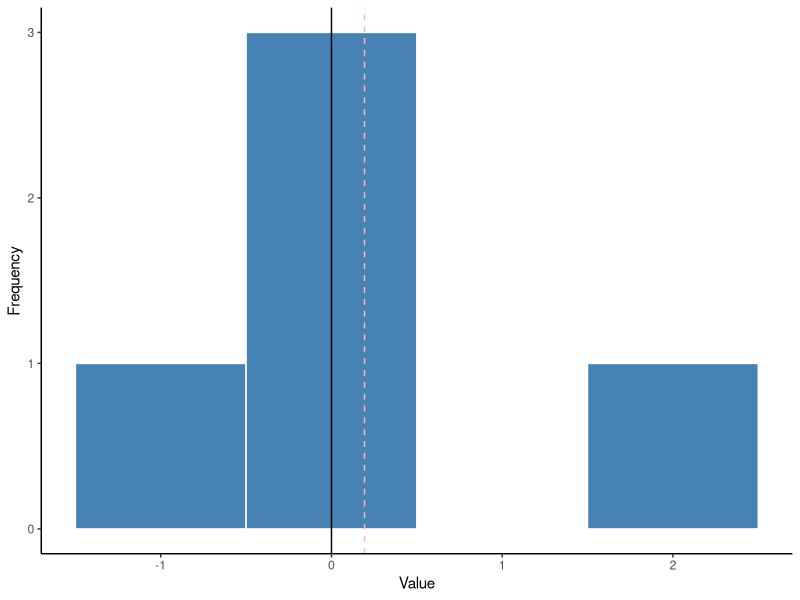
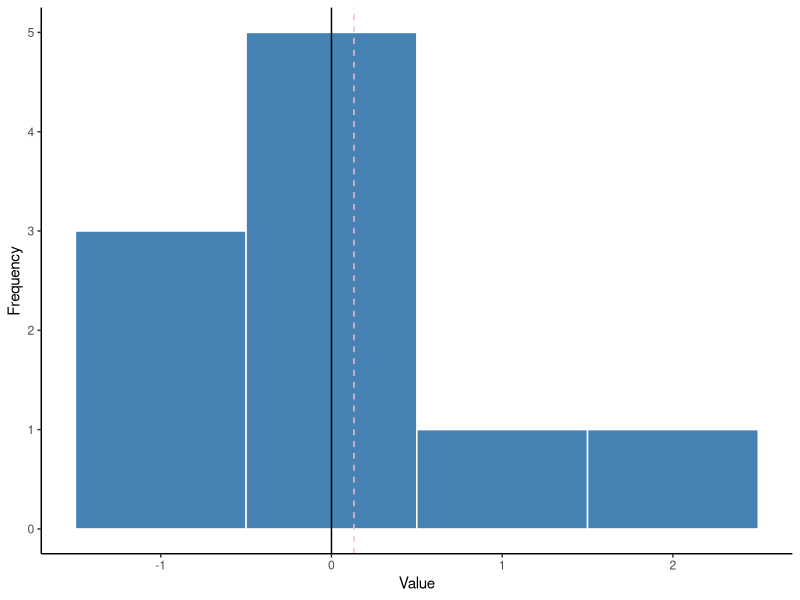
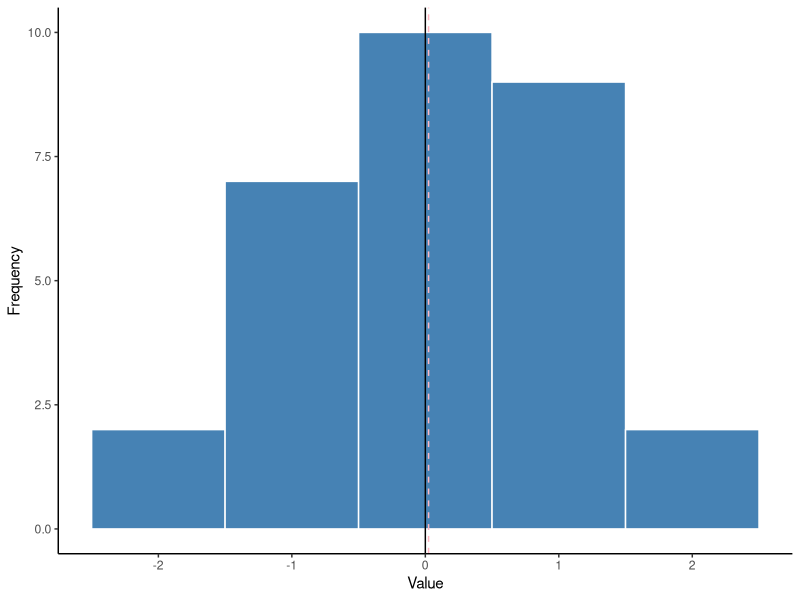
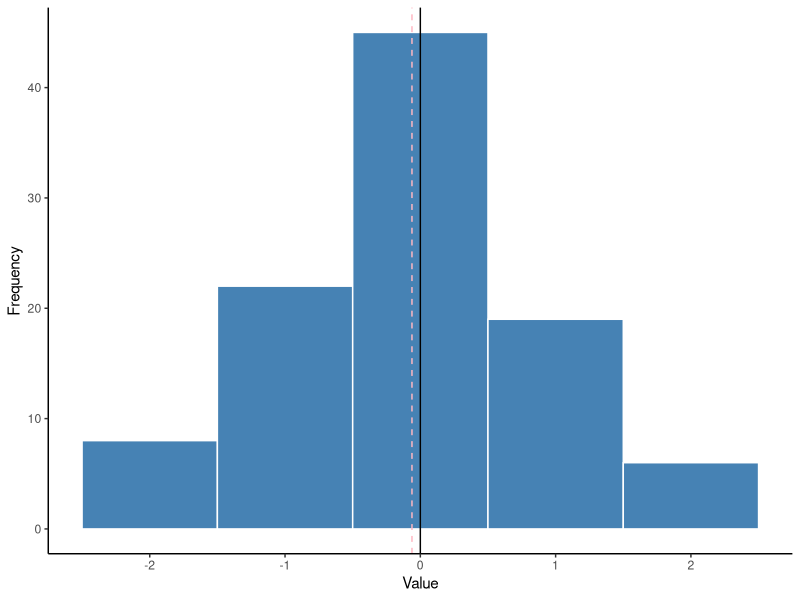
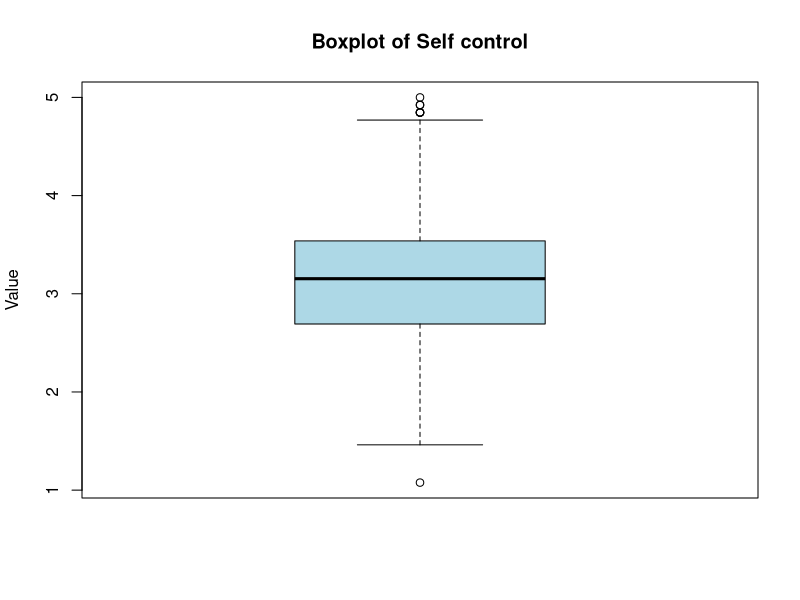
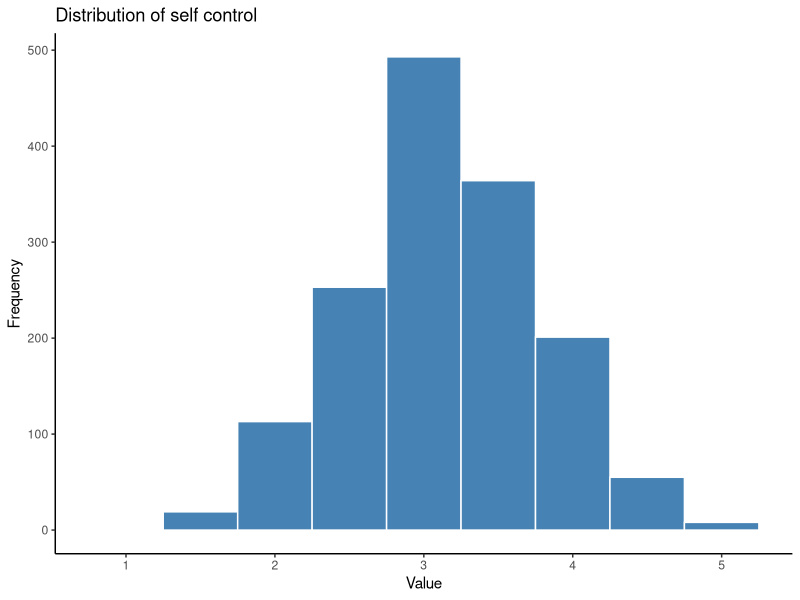
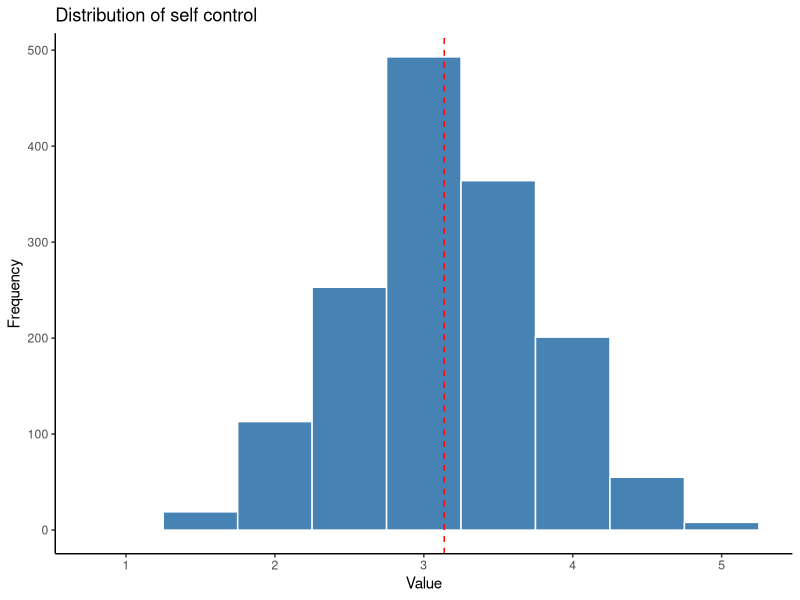
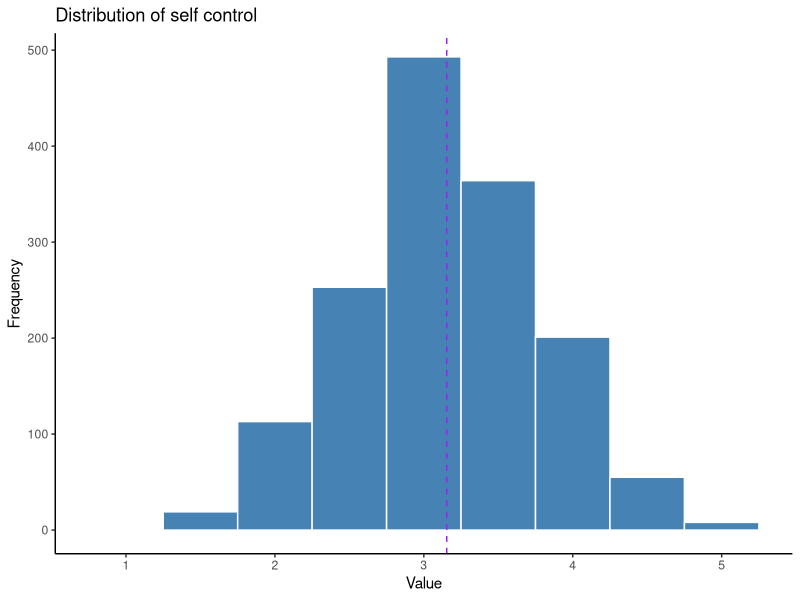

Source code (R) for these figures, in order:
## ---- chunk 1
library(tidyverse)
library(ggplot2)
penguin_rawdata <- read.csv("Lecture4_files/penguin_rawdata.csv")%>%
                  filter(selfcontrol>0)
## ---- chunk 2
set.seed(123)
mu = 0
sd = 1
n = 5

rv = data.frame(rv = rnorm(n,mu,sd))

ggplot(rv,
       aes(x=rv)) +
  geom_histogram(bins = 5,
                 binwidth = 1, 
                 fill="steelblue", 
                 color="white") +
  labs(x="Value", 
       y="Frequency", ) +
  theme_classic()+
  geom_vline(xintercept = mean(rv$rv), color="lightpink", linetype="dashed")+
  geom_vline(xintercept = mu, color="black")   
## ---- chunk 3
mu = 0
sd = 1
n = 10

rv = data.frame(rv = rnorm(n,mu,sd))

ggplot(rv,
       aes(x=rv)) +
  geom_histogram(bins = 5,
                 binwidth = 1, 
                 fill="steelblue", 
                 color="white") +
  labs(x="Value", 
       y="Frequency", ) +
  theme_classic()+
  geom_vline(xintercept = mean(rv$rv), color="lightpink", linetype="dashed")+
  geom_vline(xintercept = mu, color="black")   
## ---- chunk 4
mu = 0
sd = 1
n = 30

rv = data.frame(rv = rnorm(n,mu,sd))
ggplot(rv,
       aes(x=rv)) +
  geom_histogram(bins = 5,
                 binwidth = 1, 
                 fill="steelblue", 
                 color="white") +
  labs(x="Value", 
       y="Frequency", ) +
  theme_classic()+
  geom_vline(xintercept = mean(rv$rv), color="lightpink", linetype="dashed")+
  geom_vline(xintercept = mu, color="black")   
## ---- chunk 5
mu = 0
sd = 1
n = 100

rv = data.frame(rv = rnorm(n,mu,sd))

ggplot(rv,
       aes(x=rv)) +
  geom_histogram(bins = 5,
                 binwidth = 1, 
                 fill="steelblue", 
                 color="white") +
  labs(x="Value", 
       y="Frequency", ) +
  theme_classic()+
  geom_vline(xintercept = mean(rv$rv), color="lightpink", linetype="dashed")+
  geom_vline(xintercept = mu, color="black")   
## ---- chunk 6
boxplot(penguin_rawdata$selfcontrol, main = "Boxplot of Self control", ylab = "Value", col = "lightblue")
## ---- chunk 7
ggplot(penguin_rawdata, 
       aes(x=selfcontrol)) +
  geom_histogram(bins = 5,
                 binwidth = 0.5, 
                 fill="steelblue", 
                 color="white") +
  labs(x="Value", 
       y="Frequency", 
       title="Distribution of self control") +
  theme_classic()

## ---- chunk 8
ggplot(penguin_rawdata, 
       aes(x=selfcontrol)) +
  geom_histogram(binwidth = 0.5, 
                 fill="steelblue", 
                 color="white") +
  labs(x="Value", 
       y="Frequency", 
       title="Distribution of self control") +
  theme_classic()+
  geom_vline(xintercept = mean(penguin_rawdata$selfcontrol), color="red", linetype="dashed")
## ---- chunk 9
ggplot(penguin_rawdata, 
       aes(x=selfcontrol)) +
  geom_histogram(binwidth = 0.5, 
                 fill="steelblue", 
                 color="white") +
  labs(x="Value", 
       y="Frequency", 
       title="Distribution of self control") +
  theme_classic()+
  geom_vline(xintercept = median(penguin_rawdata$selfcontrol), color='purple', linetype="dashed")
## ---- chunk 10
getmode <- function(v) {
   uniqv <- unique(v)
   uniqv[which.max(tabulate(match(v, uniqv)))]
}

ggplot(penguin_rawdata, 
       aes(x=selfcontrol)) +
  geom_histogram(bins = 5,
                 binwidth = 0.5, 
                 fill="steelblue", 
                 color="white") +
  labs(x="Value", 
       y="Frequency", 
       title="Distribution of self control") +
  theme_classic()+
  geom_vline(xintercept = getmode(penguin_rawdata$selfcontrol), color="lightpink", linetype="dashed")
## ---- chunk 11
ggplot(penguin_rawdata, 
       aes(x=selfcontrol)) +
  geom_histogram(bins = 5,
                 binwidth = 0.5, 
                 fill="steelblue", 
                 color="white") +
  labs(x="Value", 
       y="Frequency", 
       title="Distribution of self control") +
  theme_classic()+
  geom_vline(xintercept = getmode(penguin_rawdata$selfcontrol), color="lightpink", linetype="dashed")+
  geom_vline(xintercept = mean(penguin_rawdata$selfcontrol), color="red", linetype="dashed")+
  geom_vline(xintercept = median(penguin_rawdata$selfcontrol), color='purple', linetype="dashed")
## ---- chunk 12
boxplot(penguin_rawdata$selfcontrol, main = "Boxplot of Self control", ylab = "Value", col = "lightblue")
## ---- chunk 13
set.seed(123)  # 设置随机数种子以便结果可复现
x1 <- rnorm(1000, mean = 0, sd = 1)
x2 <- rnorm(1000, mean = 0, sd = 2)
df <- data.frame(value = c(x1, x2),
                 group = rep(c("Group 1", "Group 2"), each = 1000))

ggplot(df, aes(x = value, 
               fill = group)) + 
  geom_density(alpha = 0.5) +
  theme_classic() +
  scale_fill_manual(values = c("#00AFBB", "#E7B800")) +
  labs(title = "Density Plot of Two Groups",
       x = "Value", y = "Density",
       fill = "Group")
